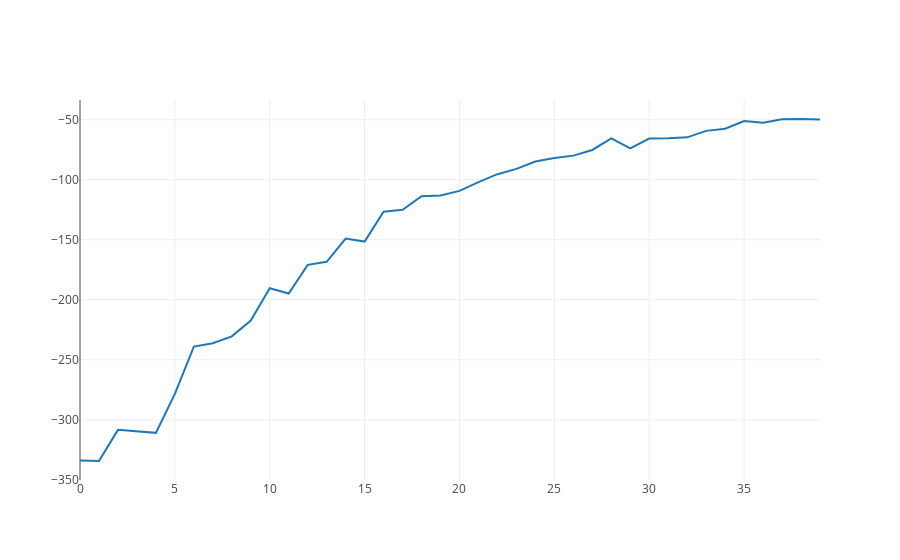

Notebook code cell kept with this figure:
### Code cell
iplot([go.Scatter(x = range(len(inf_svi.elbos)), y = inf_svi.elbos)])

### Figure 1 — Plotly figure (JSON) as saved in the notebook; plotly's stock layout.template omitted (floating-point values rounded to 4 significant figures)
{"data": [{"type": "scatter", "x": [0, 1, 2, 3, 4, 5, 6, 7, 8, 9, 10, 11, 12, 13, 14, 15, 16, 17, 18, 19, 20, 21, 22, 23, 24, 25, 26, 27, 28, 29, 30, 31, 32, 33, 34, 35, 36, 37, 38, 39], "y": [-333.8, -334.3, -308.4, -309.7, -310.9, -278.4, -239.0, -236.2, -230.5, -217.3, -190.4, -194.8, -171.0, -168.4, -149.0, -151.5, -126.7, -125.1, -113.8, -113.2, -109.3, -102.0, -95.38, -90.98, -84.79, -81.95, -79.94, -75.22, -65.65, -73.88, -65.7, -65.43, -64.73, -59.31, -57.51, -51.05, -52.53, -49.63, -49.43, -49.93]}], "layout": {}}
